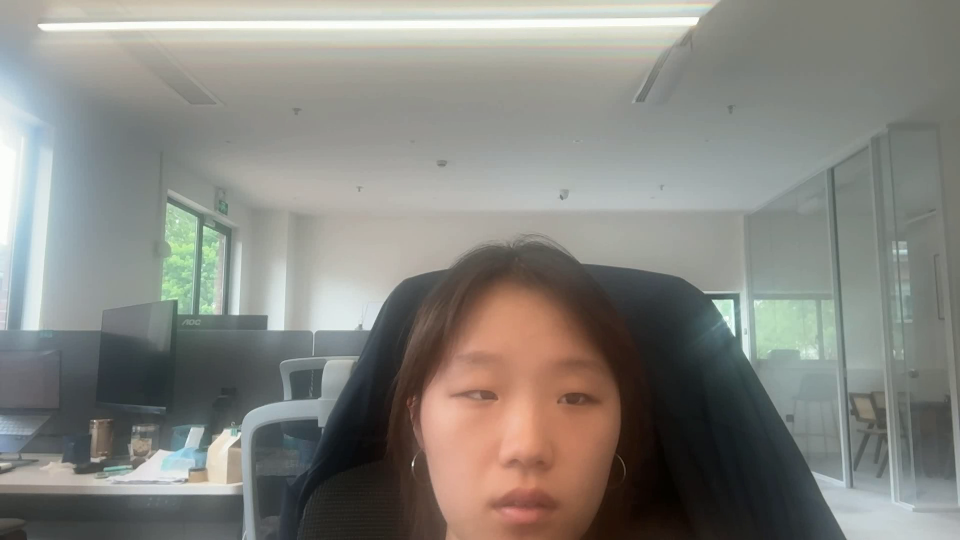
#> input picture frame 6 of recordings/unknown_position_red_blink_20260710_145745.mp4, 1920 x 1080 px, given in place of the camera (shown at 1/2 size)
$ python patrol_monitor.py
#> lines starting #> are read from the running program, lines starting #| are printed output that depends on the picture; after the words box and inside, x2 and y2 are one past the last pixel; in counts of white or black regions, pixels touching at a corner belong together
# -*- coding: utf-8 -*-
"""
patrol_monitor.py
全自动巡检LED监控：巡检条移动过程中持续识别LED颜色
    - 遇到 红/黄 -> 发送"停止"指令给巡检条，开始录像，记录报警日志
    - 遇到 绿色 (或没检测到异常色) -> 发送"继续"指令，巡检条前进检查下一台

全程无需人工操作，脚本本身就是一个持续运行的服务（可用 systemd / supervisor 之类常驻）。

【重要】巡检条控制目前用的是"网络请求"占位实现（HTTP POST），
具体协议还没定下来，等你确定巡检条那边暴露的接口(HTTP/MQTT/串口)后，
只需要改 send_stop_command() / send_resume_command() 这两个函数内部的实现，
外面的状态机逻辑完全不用动。

配置项都在最上面 CONFIG 区域，先改这些：
    RAIL_STOP_URL / RAIL_RESUME_URL   -> 巡检条的接口地址（占位，需替换成真实地址）
    ALERT_LOG_DIR / ALERT_VIDEO_DIR   -> 报警日志和视频的保存路径
    CONSECUTIVE_FRAMES_TO_CONFIRM     -> 连续几帧检测到同一异常颜色才真正报警（防误判抖动）
    RECORD_SECONDS_AFTER_TRIGGER      -> 报警后继续录多少秒才停止录像、恢复巡检
"""

import cv2
import json
import time
import logging
import requests
import numpy as np
from pathlib import Path
from collections import deque
from datetime import datetime

# ============ CONFIG ============
RAIL_STOP_URL = "http://<rail-controller-ip>/api/stop"      # TODO: 换成真实地址
RAIL_RESUME_URL = "http://<rail-controller-ip>/api/resume"  # TODO: 换成真实地址
RAIL_REQUEST_TIMEOUT = 2.0   # 秒，网络请求超时时间，避免卡住主循环

CAMERA_INDEX = 0
SHOW_WINDOW = True           # 生产环境建议 False（无人值守，不需要显示画面）；调试时改 True

ALERT_LOG_DIR = Path("alerts/logs")
ALERT_VIDEO_DIR = Path("alerts/videos")

CONSECUTIVE_FRAMES_TO_CONFIRM = 5     # 连续5帧都检测到红/黄，才判定为真实报警（约0.15秒@30fps）
RECORD_SECONDS_AFTER_TRIGGER = 6.5    # 触发确认后，继续录多少秒才停止录像、恢复巡检
PRE_TRIGGER_BUFFER_SECONDS = 2.0      # 报警前缓冲：把触发前2秒的画面也存进视频，方便看清"怎么变的"
# 两者相加 = 8.5秒，比模拟器10秒的切换周期留了约1.5秒安全余量
# (给确认延迟、指令发送等留出空间，避免录像跨到下一个unit)
VIDEO_FPS = 20.0

# ---------- 扫描区域(ROI) ----------
# 只在这个区域内找LED，区域外的一律忽略(手、背景反光、走廊灯光都不会被扫到)
# 设成 None 表示扫全画面(不建议正式使用)；建议按巡检条实际工作距离下，
# LED出现的画面位置实测填一个 (x1, y1, x2, y2) 矩形，留一点余量防止对位误差
SCAN_ROI = None   # 例如: (200, 150, 1000, 500)

# 标定模式：True时不做面积过滤，把每个候选框的实测面积打印在框旁边，
# 用来在实际工作距离下读出真实的面积数值，标定完 MIN_AREA/MAX_AREA 后改回 False
DEBUG_SHOW_AREA = False

# ---------- 亮度/形状参数 ----------
# 下面这些面积参数要按巡检条"实际工作距离"下实测的LED像素大小来调，
# 不要用近距离测试的结果(比如拿手机怼近镜头拍)，那样得出的MAX_AREA会偏小，
# 导致真实工作距离下太大或太小都被误判成反光/白墙滤掉
BRIGHT_THRESHOLD = 200
MIN_AREA = 15
MAX_AREA = 200000   # 大幅放宽：反光过滤已经交给饱和度判断(classify_color)负责，
                     # 这里的面积上限只用来防止"整片画面都过曝"这种极端情况，
                     # 不再承担区分近距离大LED和反光的职责，避免每天因光线/
                     # 距离的微小差异反复失效
MIN_CIRCULARITY = 0.3
PADDING = 4

# ---------- 颜色分类参数 ----------
MIN_SATURATION_FOR_COLOR = 60
COLOR_PIXEL_MIN_RATIO = 0.15
RED_HUE_RANGES = [(0, 8), (172, 179)]
YELLOW_HUE_RANGE = (15, 35)
GREEN_HUE_RANGE = (40, 85)
ALERT_COLORS = {"red", "yellow"}
OK_COLORS = {"green"}
# =================================

logging.basicConfig(
    level=logging.INFO,
    format="%(asctime)s [%(levelname)s] %(message)s",
)
logger = logging.getLogger("patrol_monitor")


def ensure_dirs():
    for d in (ALERT_LOG_DIR, ALERT_VIDEO_DIR):
        d.mkdir(parents=True, exist_ok=True)
#> in main, frame is the input picture: shape (1080, 1920, 3); mean B, G, R 127.7, 133.4, 134


def classify_color(hsv_roi):
    h, s, v = cv2.split(hsv_roi)
    colored_mask = s > MIN_SATURATION_FOR_COLOR
    total = h.size
    colored_count = int(np.count_nonzero(colored_mask))

    if total == 0 or colored_count / total < COLOR_PIXEL_MIN_RATIO:
        return None

    hues = h[colored_mask]

    red_mask = np.zeros_like(hues, dtype=bool)
    for lo, hi in RED_HUE_RANGES:
        red_mask |= (hues >= lo) & (hues <= hi)
    red_count = int(np.count_nonzero(red_mask))
    yellow_count = int(np.count_nonzero(
        (hues >= YELLOW_HUE_RANGE[0]) & (hues <= YELLOW_HUE_RANGE[1])))
    green_count = int(np.count_nonzero(
        (hues >= GREEN_HUE_RANGE[0]) & (hues <= GREEN_HUE_RANGE[1])))

    counts = {"red": red_count, "yellow": yellow_count, "green": green_count}
    best_color = max(counts, key=counts.get)
    if counts[best_color] == 0:
        return None
    return best_color


def detect_led_candidates(frame):
    """返回 [(x,y,w,h,color_label), ...]，只保留能归类为红/黄/绿的候选框"""
    roi_offset_x, roi_offset_y = 0, 0
    if SCAN_ROI is not None:
        x1, y1, x2, y2 = SCAN_ROI
        frame = frame[y1:y2, x1:x2]
        roi_offset_x, roi_offset_y = x1, y1

    hsv_full = cv2.cvtColor(frame, cv2.COLOR_BGR2HSV)
#> hsv_full: shape (1080, 1920, 3); mean H, S, V 55, 34.3, 140
    v_channel = hsv_full[:, :, 2]
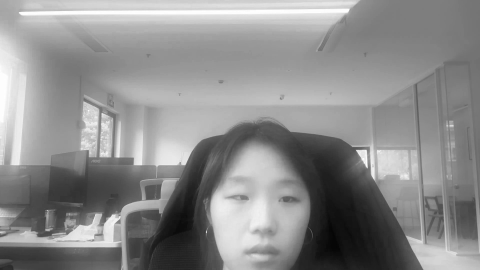
#> v_channel: shape (1080, 1920) (shown at 1/4 size); min 5, max 255, mean 140

    _, mask = cv2.threshold(v_channel, BRIGHT_THRESHOLD, 255, cv2.THRESH_BINARY)
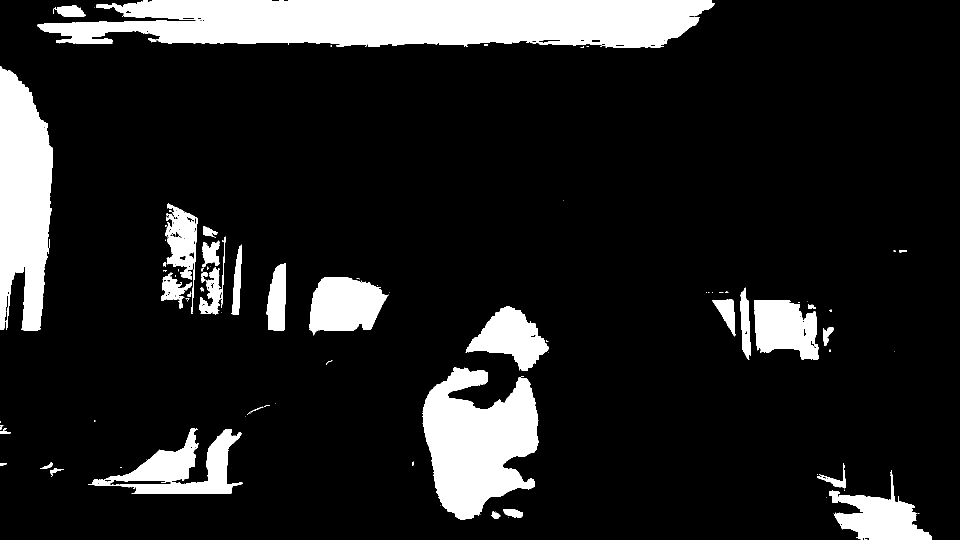
#> mask: shape (1080, 1920) (shown at 1/2 size); 13.5% white; 128 white regions (89 under 20 px), largest, box (x1, y1, x2, y2) and area: (75, 0, 1430, 95) 102538, (845, 735, 1077, 1040) 46189, (0, 133, 106, 661) 42218
    kernel = np.ones((3, 3), np.uint8)
    mask = cv2.morphologyEx(mask, cv2.MORPH_OPEN, kernel, iterations=1)
#> mask: shape (1080, 1920); 13.4% white; 66 white regions (21 under 20 px), largest, box (x1, y1, x2, y2) and area: (75, 0, 1429, 95) 102056, (846, 735, 1077, 1040) 46145, (0, 133, 106, 661) 41957
    mask = cv2.morphologyEx(mask, cv2.MORPH_CLOSE, kernel, iterations=2)
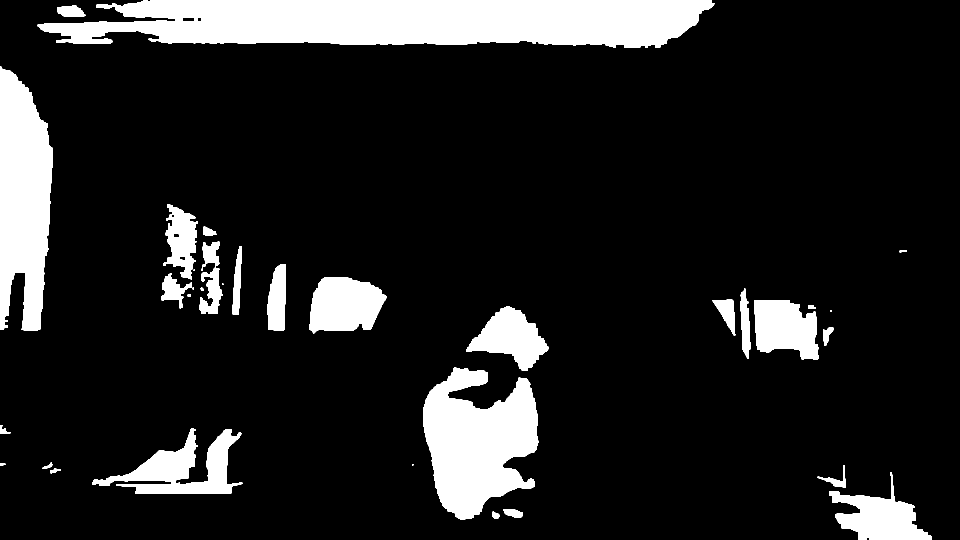
#> mask: shape (1080, 1920) (shown at 1/2 size); 13.5% white; 34 white regions (5 under 20 px)

    contours, _ = cv2.findContours(mask, cv2.RETR_EXTERNAL, cv2.CHAIN_APPROX_SIMPLE)
#> contours = 34 contours, 5 with area under 20; largest, box (x1, y1, x2, y2) and area: (75, 0, 1429, 95) 101420, (846, 735, 1077, 1040) 45573, (0, 133, 106, 661) 41565, (184, 856, 485, 988) 15307, (619, 554, 774, 667) 13030

    found = []
    for c in contours:
        area = cv2.contourArea(c)
        if not DEBUG_SHOW_AREA and (area < MIN_AREA or area > MAX_AREA):
            continue
        perimeter = cv2.arcLength(c, True)
        if perimeter == 0:
            continue
        circularity = 4 * np.pi * area / (perimeter ** 2)
        if not DEBUG_SHOW_AREA and circularity < MIN_CIRCULARITY:
            continue

        x, y, w, h = cv2.boundingRect(c)
        x = max(0, x - PADDING)
        y = max(0, y - PADDING)
        w = w + PADDING * 2
        h = h + PADDING * 2

        sx = max(0, x - 3)
        sy = max(0, y - 3)
        roi = hsv_full[sy:sy + h + 6, sx:sx + w + 6]
        color_label = classify_color(roi)
        if color_label is None:
            if not DEBUG_SHOW_AREA:
                continue
            color_label = "?"  # 标定模式下颜色分类失败也照样显示面积，方便观察

        # 换算回原始画面坐标(如果用了SCAN_ROI裁剪，坐标要加回偏移量)
        found.append((x + roi_offset_x, y + roi_offset_y, w, h, color_label, int(area)))
#> this loop made 34 passes
#> (area, perimeter, circularity, x, y, w, sx) on passes 4, 7, 8, 10, 12, 15, 16, 20: (103.5, 54.73, 0.434, 96, 933, 30, 93), (26.5, 25.41, 0.516, 0, 923, 19, 0), (83, 53.8, 0.36, 81, 921, 28, 78), (156.5, 77.9, 0.324, 0, 846, 29, 0), (362, 102.3, 0.435, 1642, 650, 29, 1639), (79.5, 42.24, 0.56, 1612, 606, 24, 1609), (11492.5, 524.3, 0.525, 1504, 596, 137, 1501), (28, 20.49, 0.838, 397, 571, 15, 394)
#> pass 1, in classify_color, `h, s, v = cv2.split(hsv_roi)`:
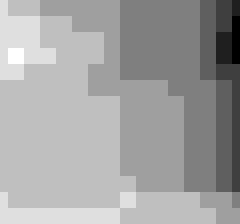
#> h: shape (28, 30) (shown 8 times larger); min 3, max 11, mean 8.1; drawn with min black and max white
#> pass 1, in classify_color, `h, s, v = cv2.split(hsv_roi)`:
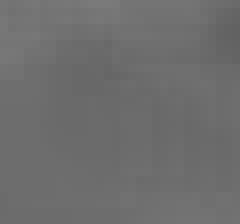
#> s: shape (28, 30) (shown 8 times larger); min 98, max 122, mean 109.4
#> pass 1, in classify_color, `h, s, v = cv2.split(hsv_roi)`:
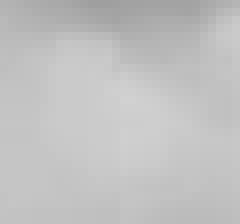
#> v: shape (28, 30) (shown 8 times larger); min 159, max 209, mean 192.9
#> after the loop, found = [(980, 1019, 24, 22, 'red', 140), (1002, 1014, 48, 25, 'red', 434), (842, 731, 239, 313, 'red', 45573), (928, 609, 173, 136, 'red', 10676), (1421, 595, 54, 80, 'green', 1534), (371, 584, 15, 13, 'green', 23)]

    return found


# [39 lines left out: functions send_stop_command, send_resume_command, write_alert_log, not called in this run]


def main():
    ensure_dirs()
    cap = cv2.VideoCapture(CAMERA_INDEX)
    if not cap.isOpened():
        logger.error("无法打开摄像头，退出")
        return

    frame_w = int(cap.get(cv2.CAP_PROP_FRAME_WIDTH)) or 640
    frame_h = int(cap.get(cv2.CAP_PROP_FRAME_HEIGHT)) or 480

    # 用一个环形缓冲存最近几秒的帧，报警触发时把"触发前"的画面也一起写进视频
    buffer_maxlen = int(PRE_TRIGGER_BUFFER_SECONDS * VIDEO_FPS)
    frame_buffer = deque(maxlen=buffer_maxlen)

    state = "PATROLLING"   # PATROLLING(正常巡检) / ALERTING(已停止,正在录像)
    consecutive_alert_frames = 0
    consecutive_alert_color = None
    alert_start_time = None
    video_writer = None
    video_path = None

    logger.info("巡检监控已启动，全自动运行中...")

    try:
        while True:
            ret, frame = cap.read()
            if not ret:
                logger.error("读取摄像头帧失败，重试中...")
                time.sleep(0.5)
                continue

            frame_buffer.append(frame.copy())
            candidates = detect_led_candidates(frame)
#> candidates has the same summary as found in detect_led_candidates
            colors_found = {c[4] for c in candidates}
#> colors_found = 2 items

            if SHOW_WINDOW:
                display = frame.copy()
                for (x, y, w, h, color_label, area) in candidates:
                    cv2.rectangle(display, (x, y), (x + w, y + h), (0, 255, 0), 2)
                    label = f"{color_label} area={area}" if DEBUG_SHOW_AREA else color_label
                    cv2.putText(display, label, (x, y - 6),
                                cv2.FONT_HERSHEY_SIMPLEX, 0.55, (0, 255, 0), 2)
#> this loop made 6 passes
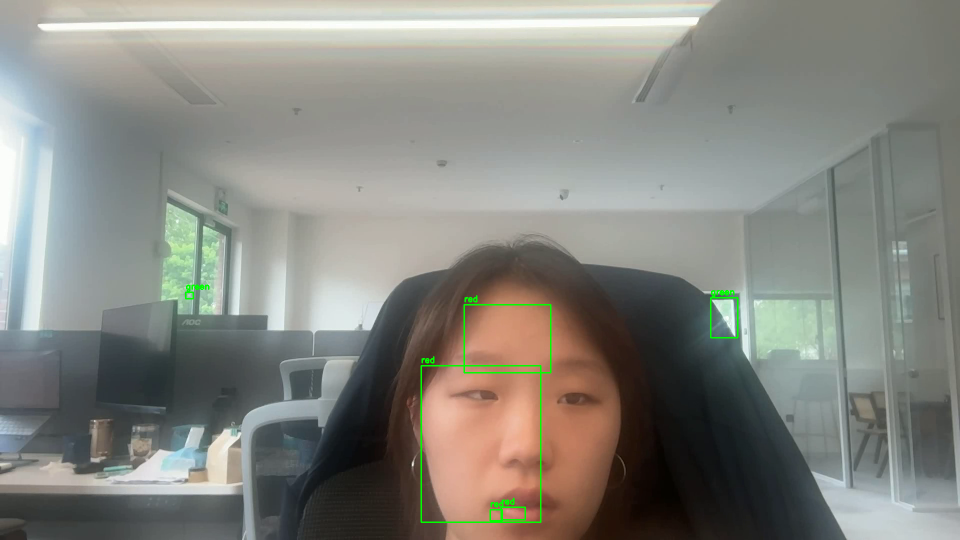
#> display: shape (1080, 1920, 3) (shown at 1/2 size); 0.4% of pixels changed, all inside (x1, y1, x2, y2) = (370, 569, 1477, 1046)
                cv2.putText(display, f"state={state}", (10, frame_h - 12),
                            cv2.FONT_HERSHEY_SIMPLEX, 0.55, (0, 255, 255), 1)
#> display: shape (1080, 1920, 3); 0.02% of pixels changed, all inside (x1, y1, x2, y2) = (12, 1056, 167, 1069)
                if DEBUG_SHOW_AREA:
                    cv2.putText(display, "DEBUG_SHOW_AREA=True 标定模式：先记录数值再关掉", (10, 30),
                                cv2.FONT_HERSHEY_SIMPLEX, 0.55, (0, 0, 255), 2)
                cv2.imshow("patrol_monitor (debug)", display)
                if cv2.waitKey(1) & 0xFF == ord('q'):
#> (key q is pressed here)
                    break

            if DEBUG_SHOW_AREA:
                # 标定模式下不触发报警逻辑，只用来读数值
                continue

            if state == "PATROLLING":
                alert_hits = colors_found & ALERT_COLORS
                if alert_hits:
                    this_color = sorted(alert_hits)[0]
                    if this_color == consecutive_alert_color:
                        consecutive_alert_frames += 1
                    else:
                        consecutive_alert_color = this_color
                        consecutive_alert_frames = 1
                else:
                    consecutive_alert_frames = 0
                    consecutive_alert_color = None

                if consecutive_alert_frames >= CONSECUTIVE_FRAMES_TO_CONFIRM:
                    # ---- 触发报警 ----
                    logger.warning(f"检测到异常颜色: {consecutive_alert_color}，触发停止+录像")
                    send_stop_command(consecutive_alert_color)

                    ts = datetime.now()
                    video_path = ALERT_VIDEO_DIR / f"alert_{ts:%Y%m%d_%H%M%S}.mp4"

                    fourcc = cv2.VideoWriter_fourcc(*"mp4v")
                    video_writer = cv2.VideoWriter(
                        str(video_path), fourcc, VIDEO_FPS, (frame_w, frame_h))
                    # 把缓冲区里"触发前"的画面先写进去(固定帧数，回放时长固定为
                    # PRE_TRIGGER_BUFFER_SECONDS，不受当时循环速度影响)
                    for buffered_frame in frame_buffer:
                        video_writer.write(buffered_frame)

                    # ---- 关键修复：录像结束条件用"目标帧数"而不是"墙钟时间" ----
                    # 之前是数墙钟时间是否过了N秒，但每秒实际能处理/写入多少帧
                    # 会因为系统负载波动，导致同样等N秒，写入的帧数不一样，
                    # 回放出来的视频时长就忽长忽短。
                    # 现在改成：无论实际循环跑多快/多慢，都写够固定帧数，
                    # 不够就在当前帧到位时"追帧"补齐，保证每次视频文件严格
                    # 等于 RECORD_SECONDS_AFTER_TRIGGER 这个时长。
                    post_trigger_target_frames = int(round(RECORD_SECONDS_AFTER_TRIGGER * VIDEO_FPS))
                    post_trigger_frames_written = 0
                    next_frame_deadline = time.time()

                    alert_start_time = time.time()
                    state = "ALERTING"
                    consecutive_alert_frames = 0
                    consecutive_alert_color_saved = consecutive_alert_color
                    consecutive_alert_color = None

            elif state == "ALERTING":
                if video_writer is not None:
                    now = time.time()
                    # 追帧写入：把从上次写入到现在这段时间里"应该有的帧数"都补上
                    # (循环慢了就多补几帧，循环快了这次就可能一帧都不写，
                    # 保证不管实际循环速度如何，最终写入的总帧数是固定的)
                    while (next_frame_deadline <= now
                           and post_trigger_frames_written < post_trigger_target_frames):
                        video_writer.write(frame)
                        post_trigger_frames_written += 1
                        next_frame_deadline += 1.0 / VIDEO_FPS

                if post_trigger_frames_written >= post_trigger_target_frames:
                    if video_writer is not None:
                        video_writer.release()
                        video_writer = None
                    write_alert_log(consecutive_alert_color_saved, video_path)
                    send_resume_command()
                    state = "PATROLLING"

    except KeyboardInterrupt:
        logger.info("收到中断信号，正在安全退出...")
    finally:
        if video_writer is not None:
            video_writer.release()
        cap.release()
        if SHOW_WINDOW:
            cv2.destroyAllWindows()


if __name__ == "__main__":
    main()

$ run again, starting later in the video
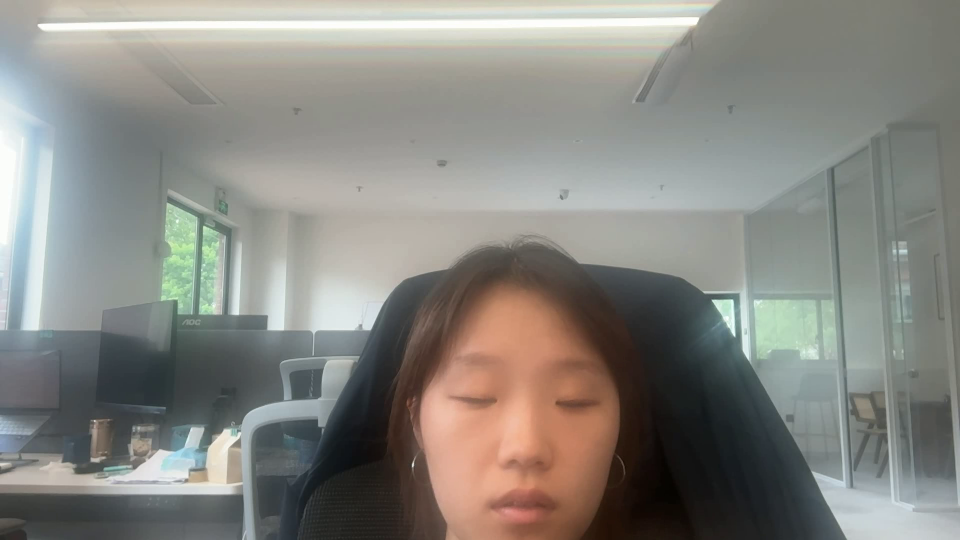
#> input picture frame 29 of recordings/unknown_position_red_blink_20260710_145745.mp4, 1920 x 1080 px, given in place of the camera (shown at 1/2 size)
#> in main, frame is the input picture: shape (1080, 1920, 3); mean B, G, R 129.2, 134.8, 135.6
#> hsv_full: shape (1080, 1920, 3); mean H, S, V 54.9, 33.3, 141.6
#> in detect_led_candidates, `mask = cv2.morphologyEx(mask, cv2.MORPH_CLOSE, kernel, iterations=2)`:
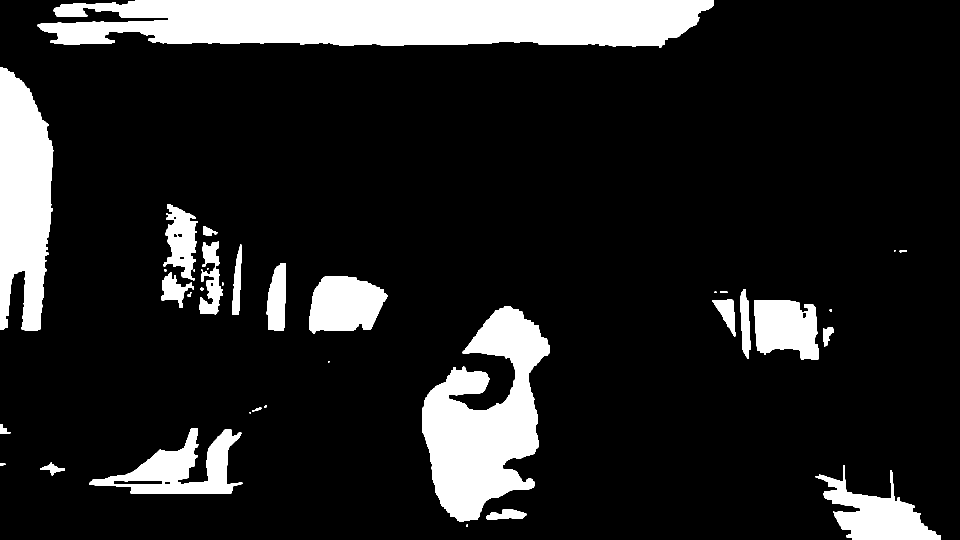
#> mask: shape (1080, 1920) (shown at 1/2 size); 14.1% white; 36 white regions (9 under 20 px)
#> contours = 36 contours, 11 with area under 20; largest, box (x1, y1, x2, y2) and area: (75, 0, 1428, 96) 105258, (844, 612, 1099, 1044) 59858, (0, 134, 107, 661) 42080, (178, 856, 485, 988) 16872, (1631, 930, 1882, 1080) 14941
#> the loop in detect_led_candidates, `for c in contours:` made 36 passes
#> (area, perimeter, circularity) on passes 3, 5, 6, 9, 14, 20, 24, 31: (14941, 1088.8, 0.158), (401, 132.8, 0.286), (16871.5, 1173.7, 0.154), (49, 46.14, 0.289), (59858, 1889.2, 0.211), (1809.5, 300.2, 0.252), (1866.5, 310.5, 0.243), (1475.5, 303.4, 0.201)
#> after the loop in detect_led_candidates, `for c in contours:`: found = [(968, 1014, 89, 30, 'red', 1009), (1420, 595, 55, 82, 'green', 1586)]
#> candidates has the same summary as found in detect_led_candidates
#> colors_found = 2 items
#> the loop in main, `for (x, y, w, h, color_label, area) in candidates:` made 2 passes
#> after the loop in main, `for (x, y, w, h, color_label, area) in candidates:`:
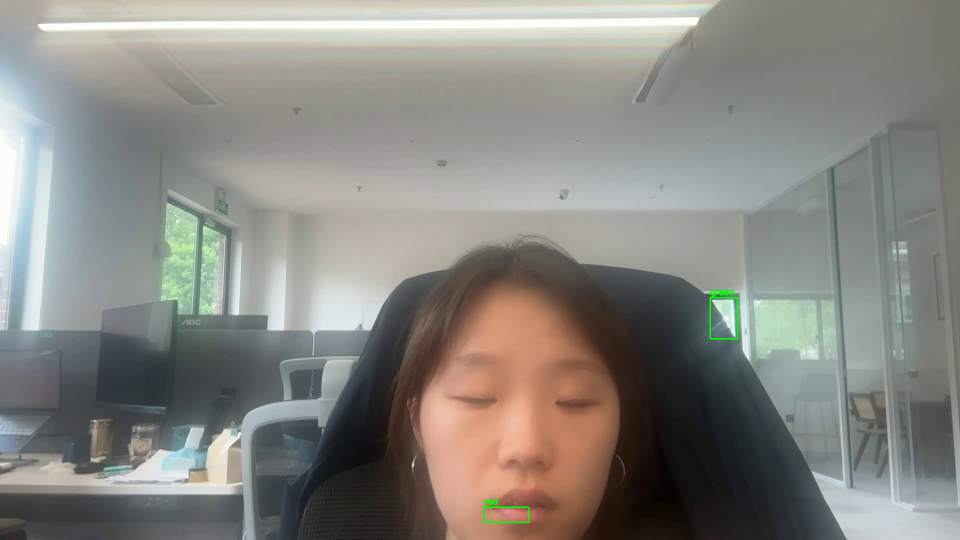
#> display: shape (1080, 1920, 3) (shown at 1/2 size); 0.1% of pixels changed, all inside (x1, y1, x2, y2) = (967, 580, 1477, 1046)
